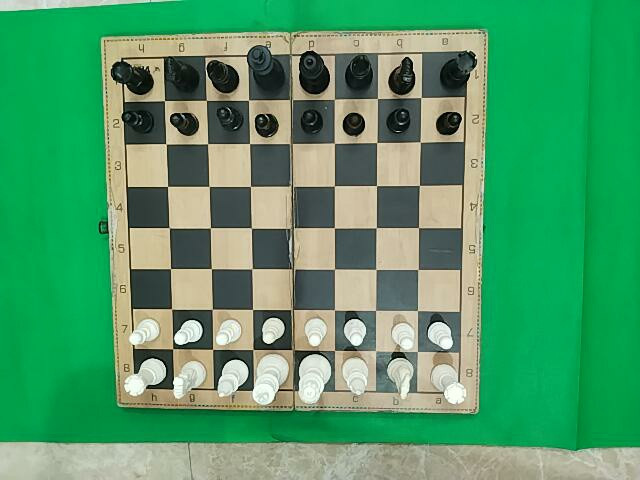
#> input picture Virtual Move Detection/Web_Cam and Capturing/raw_image/1_3.jpg, 640 x 480 px; its folder holds 4 pictures in this run
$ python pipeline_main.py   (older library calls are emulated)
#> lines starting #> are read from the running program, lines starting #| are printed output that depends on the picture; after the words box and inside, x2 and y2 are one past the last pixel; in counts of white or black regions, pixels touching at a corner belong together
#> further down, img is the input picture: shape (480, 640, 3); mean B, G, R 104.2, 153.9, 78.7
### Virtual Move Detection/Web_Cam and Capturing/cropped_capture.py
import cv2
import numpy as np


def _order_points(pts):
    """Return points in top-left, top-right, bottom-right, bottom-left order."""
    rect = np.zeros((4, 2), dtype="float32")

    s = pts.sum(axis=1)
    rect[0] = pts[np.argmin(s)]
    rect[2] = pts[np.argmax(s)]

    diff = np.diff(pts, axis=1)
    rect[1] = pts[np.argmin(diff)]
    rect[3] = pts[np.argmax(diff)]

    return rect


def _four_point_transform(image, pts):
    """Apply perspective transform from a 4-point contour."""
    rect = _order_points(pts.astype("float32"))
    (tl, tr, br, bl) = rect

    side_lengths = [
        np.linalg.norm(br - bl),
        np.linalg.norm(tr - tl),
        np.linalg.norm(tr - br),
        np.linalg.norm(tl - bl),
    ]
    side = int(round(np.mean(side_lengths)))

    # Ignore invalid tiny transforms.
    if side < 40:
        return None

    dst = np.array(
        [
            [0, 0],
            [side - 1, 0],
            [side - 1, side - 1],
            [0, side - 1],
        ],
        dtype="float32",
    )

    matrix = cv2.getPerspectiveTransform(rect, dst)
    return cv2.warpPerspective(image, matrix, (side, side))


def _green_ring_ratio(green_mask, x1, y1, x2, y2):
    """
    Measure how much green surrounds a candidate board box.
    The board usually sits on green cloth, so a greener outer ring is a good signal.
    """
    h, w = green_mask.shape
    box_w = max(1, x2 - x1)
    box_h = max(1, y2 - y1)
    pad = max(8, int(min(box_w, box_h) * 0.08))

    ex1 = max(0, x1 - pad)
    ey1 = max(0, y1 - pad)
    ex2 = min(w, x2 + pad)
    ey2 = min(h, y2 + pad)

    ring = np.zeros_like(green_mask, dtype=np.uint8)
    ring[ey1:ey2, ex1:ex2] = 1
    ring[y1:y2, x1:x2] = 0

    ring_pixels = np.count_nonzero(ring)
    if ring_pixels == 0:
        return 0.0

    return float(np.count_nonzero(green_mask[ring > 0])) / float(ring_pixels)


def _find_green_background_quad(image):
    """
    Detect the board as the main non-green square resting on the green cloth.
    This path is tuned for the overhead capture setup shown by the user.
    """
    hsv = cv2.cvtColor(image, cv2.COLOR_BGR2HSV)
#> hsv: shape (480, 640, 3); mean H, S, V 58, 145.1, 156.5
    green_mask = cv2.inRange(
        hsv,
        np.array([35, 45, 35], dtype=np.uint8),
        np.array([95, 255, 255], dtype=np.uint8),
    )
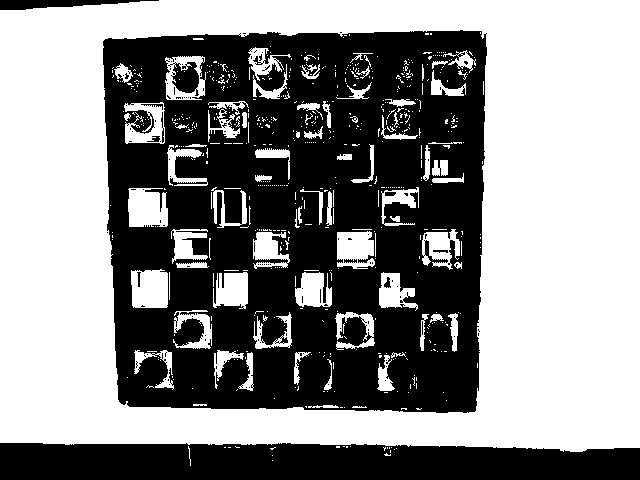
#> green_mask: shape (480, 640); 54.9% white; 127 black regions (115 under 20 px), largest, box (x1, y1, x2, y2) and area: (103, 30, 487, 413) 114407, (0, 443, 640, 480) 21951, (0, 0, 159, 10) 909

    non_green = 255 - green_mask
    non_green = cv2.morphologyEx(
        non_green, cv2.MORPH_CLOSE, np.ones((9, 9), np.uint8), iterations=1
    )
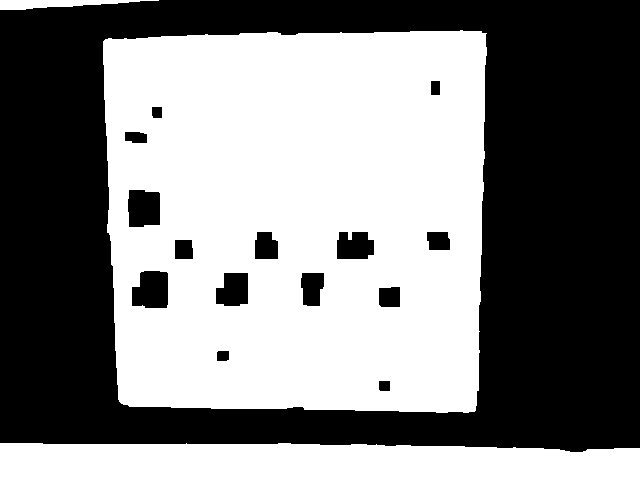
#> non_green: shape (480, 640); 50.7% white; 15 black regions, largest, box (x1, y1, x2, y2) and area: (0, 0, 640, 452) 144394, (132, 271, 168, 308) 1160, (128, 190, 160, 227) 1097
    non_green = cv2.morphologyEx(
        non_green, cv2.MORPH_OPEN, np.ones((5, 5), np.uint8), iterations=1
    )
#> non_green: shape (480, 640); 50.7% white; 15 black regions

    contours_info = cv2.findContours(non_green, cv2.RETR_EXTERNAL, cv2.CHAIN_APPROX_SIMPLE)
#> contours_info = 3 contours; box (x1, y1, x2, y2) and area: (103, 31, 487, 413) 139028, (0, 443, 640, 480) 21430, (0, 0, 129, 10) 734
    contours = contours_info[0] if len(contours_info) == 2 else contours_info[1]
#> contours has the same summary as contours_info

    h, w = image.shape[:2]
#> h = 480; w = 640
    image_area = float(h * w)
#> image_area = 307200
    best_score = -1e9
    best_quad = None

    for cnt in contours:
        area = cv2.contourArea(cnt)
        area_ratio = area / image_area
        if area_ratio < 0.05 or area_ratio > 0.75:
            continue

        rect = cv2.minAreaRect(cnt)
        width, height = rect[1]
        if width <= 0 or height <= 0:
            continue

        aspect = max(width, height) / max(1.0, min(width, height))
        if aspect > 1.35:
            continue

        box_area = float(width * height)
        rectangularity = area / max(1.0, box_area)
        if rectangularity < 0.75:
            continue

        pts = cv2.boxPoints(rect).astype("float32")
        x_min, y_min = np.floor(pts.min(axis=0)).astype(int)
        x_max, y_max = np.ceil(pts.max(axis=0)).astype(int)

        border_touch = 0
        margin = 3
        if x_min <= margin:
            border_touch += 1
        if y_min <= margin:
            border_touch += 1
        if x_max >= w - 1 - margin:
            border_touch += 1
        if y_max >= h - 1 - margin:
            border_touch += 1
        if border_touch >= 2:
            continue

        ring_green = _green_ring_ratio(green_mask, x_min, y_min, x_max, y_max)
        if ring_green < 0.18:
            continue

        center_x, center_y = rect[0]
        center_dist = ((center_x - (w * 0.5)) ** 2 + (center_y - (h * 0.5)) ** 2) ** 0.5
        center_penalty = center_dist / max(h, w)

        score = 0.0
        score += area_ratio * 150.0
        score += rectangularity * 35.0
        score += ring_green * 30.0
        score -= abs(np.log(aspect)) * 50.0
        score -= border_touch * 25.0
        score -= center_penalty * 8.0

        if score > best_score:
            best_score = score
            best_quad = pts
#> this loop made 3 passes
#> (area, area_ratio, rect, width, height, aspect, box_area, rectangularity) on pass 2: (139028, 0.453, ((294.5, 221.5), (381, 383), -90), 381, 383, 1.01, 145923, 0.953)
#> (area, area_ratio, rect, width, height, aspect) on pass 1: (21429.5, 0.0698, ((319.5, 461), (36, 639), -90), 36, 639, 17.75)
#> after the loop, best_score = 130.4

    return best_quad


# [446 lines left out: functions _cluster_line_positions, _find_axis_aligned_board_box, _refine_checkerboard_region, _build_edge_maps, _find_largest_quad_contour, _find_best_min_rect, not called in this run]


def crop_chessboard(image):
    """
    Detect chessboard and return perspective-cropped board image.

    Primary path: detect the main board against the green background cloth.
    Main path: largest valid 4-point contour.
    Fallback: scored min-area rectangle when contour is fragmented.
    Returns None when no board-like region is found.
    """
    if image is None or image.size == 0:
        return None

    # Best path for this capture rig: the board is centered on green cloth.
    quad = _find_green_background_quad(image)
#> quad = [[486, 412], [103, 412], [103, 31], [486, 31]]
    if quad is not None:
        warped = _four_point_transform(image, quad)
#> in _order_points, `s = pts.sum(axis=1)`: s = [898, 515, 134, 517]
#> in _order_points, `diff = np.diff(pts, axis=1)`: diff = [-74, 309, -72, -455]
#> in _four_point_transform, `rect = _order_points(pts.astype("float32"))`: rect = [[103, 31], [486, 31], [486, 412], [103, 412]]
#> in _four_point_transform, `(tl, tr, br, bl) = rect`: tl = [103, 31]; tr = [486, 31]; br = [486, 412]; bl = [103, 412]
#> in _four_point_transform, `side_lengths = [ np.linalg.norm(br - bl), np.linalg.norm(tr - tl), np...`: side_lengths = [383, 383, 381, 381]
#> in _four_point_transform, `side = int(round(np.mean(side_lengths)))`: side = 382
#> in _four_point_transform, `dst = np.array( [ [0, 0], [side - 1, 0], [side - 1, side - 1], [0, sid..`: dst = [[0, 0], [381, 0], [381, 381], [0, 381]]
#> in _four_point_transform, `matrix = cv2.getPerspectiveTransform(rect, dst)`: matrix = [[0.995, 7.07e-18, -102.5], [-7.31e-18, 1, -31], [-7.3e-20, 0, 1]]
#> in _four_point_transform, `return cv2.warpPerspective(image, matrix, (side, side))`:
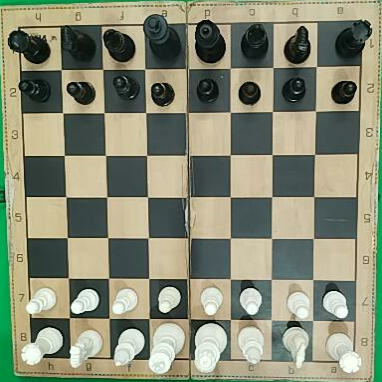
#> returned value: shape (382, 382, 3); mean of channels 0, 1, 2 117.5, 139.4, 135.4; drawn as B, G, R
        if warped is not None and warped.size > 0:
            return warped

    # Next best path for nearly top-down frames: recover the full board box from board lines.
    quad = _find_axis_aligned_board_box(image)
    if quad is not None:
        warped = _four_point_transform(image, quad)
        if warped is not None and warped.size > 0:
            return warped

    gray = cv2.cvtColor(image, cv2.COLOR_BGR2GRAY)
    edge_maps = _build_edge_maps(gray)

    # Primary path: largest 4-point contour.
    quad = _find_largest_quad_contour(edge_maps, image.shape)
    if quad is not None:
        warped = _four_point_transform(image, quad)
        return _refine_checkerboard_region(warped)

    # Fallback path for difficult frames.
    quad = _find_best_min_rect(edge_maps, image.shape)
    if quad is not None:
        warped = _four_point_transform(image, quad)
        return _refine_checkerboard_region(warped)

    return None

### Virtual Move Detection/pipeline_main.py
import os
import shutil
from glob import glob
import subprocess

# Paths
RAW_IMAGE_DIR = os.path.join('Web_Cam and Capturing', 'raw_image')
CROPPED_IMAGE_DIR = os.path.join('Web_Cam and Capturing', 'cropped_image')
SAMPLE_DATA_DIR = os.path.join('Movment_Detection', 'chess_move_detector', 'sample_data')
MOVE_DETECTOR_DIR = os.path.join('Movment_Detection', 'chess_move_detector')
DETECTED_MOVE_FILE = os.path.join('Movment_Detection', 'detected_move.txt')

# Step 1: Get latest two raw images
raw_images = sorted(glob(os.path.join(RAW_IMAGE_DIR, '*.jpg')), key=os.path.getmtime)
if len(raw_images) < 2:
    raise RuntimeError('Not enough raw images in raw_image folder.')
latest_two = raw_images[-2:]

# Step 2: Crop images and save to cropped_image
import sys
sys.path.append('Web_Cam and Capturing')
from cropped_capture import crop_chessboard
import cv2

cropped_paths = []
for idx, raw_path in enumerate(latest_two, 1):
    img = cv2.imread(raw_path)
    cropped = crop_chessboard(img)
    if cropped is None:
        raise RuntimeError(f'Could not crop image: {raw_path}')
    cropped_path = os.path.join(CROPPED_IMAGE_DIR, f'latest_{idx}.jpg')
    cv2.imwrite(cropped_path, cropped)
    cropped_paths.append(cropped_path)
#> pass 2 of the loop `for idx, raw_path in enumerate(latest_two, 1):`:
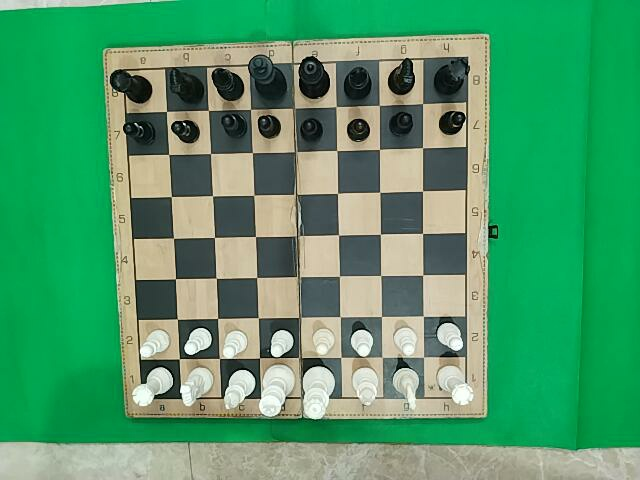
#> input picture Virtual Move Detection/Web_Cam and Capturing/raw_image/1_4.jpg, 640 x 480 px
#> img is the input picture: shape (480, 640, 3); mean B, G, R 105.6, 153.3, 78
#> hsv: shape (480, 640, 3); mean H, S, V 58.9, 144.8, 155.9
#> in _find_green_background_quad (call 2), `green_mask = cv2.inRange( hsv, np.array([35, 45, 35], dtype=np.uint8),..`:
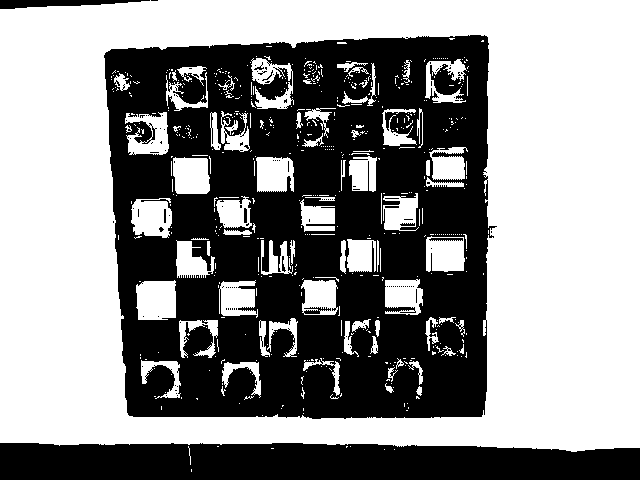
#> green_mask: shape (480, 640); 56.5% white; 141 black regions (130 under 20 px), largest, box (x1, y1, x2, y2) and area: (104, 35, 497, 419) 110090, (0, 443, 640, 480) 22069, (0, 0, 150, 9) 805
#> contours_info = 3 contours; box (x1, y1, x2, y2) and area: (105, 35, 494, 419) 139016, (0, 443, 640, 480) 21462, (0, 0, 128, 9) 637
#> contours has the same summary as contours_info
#> the loop in _find_green_background_quad (call 2), `for cnt in contours:` made 3 passes
#> (area, area_ratio, rect, width, height, aspect, box_area, rectangularity) on pass 2: (139016.5, 0.453, ((301.1, 230.1), (383.8, 381.6), -1.57), 383.8, 381.6, 1.01, 146455, 0.949)
#> after the loop in _find_green_background_quad (call 2), `for cnt in contours:`: best_score = 127.1
#> in _four_point_transform (call 2), `rect = _order_points(pts.astype("float32"))`: rect = [[104.1, 44.58], [487.8, 34.09], [498.2, 415.5], [114.5, 426]]
#> tl = [104.1, 44.58]; tr = [487.8, 34.09]; br = [498.2, 415.5]; bl = [114.5, 426]
#> side_lengths = [383.8, 383.8, 381.6, 381.6]
#> side = 383
#> dst = [[0, 0], [382, 0], [382, 382], [0, 382]]
#> matrix = [[0.995, -0.0272, -102.3], [0.0273, 1, -47.46], [-1.04e-10, 5.69e-12, 1]]
#> in _four_point_transform (call 2), `return cv2.warpPerspective(image, matrix, (side, side))`:
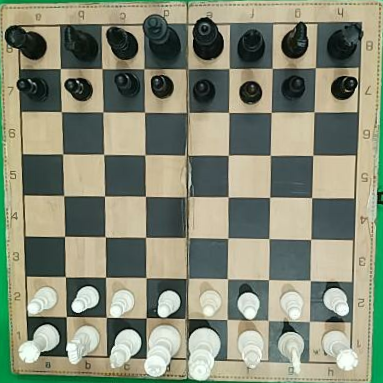
#> returned value: shape (383, 383, 3); mean of channels 0, 1, 2 118.5, 138.9, 133.8; drawn as B, G, R

# Step 3: Copy cropped images to sample_data as prev.jpg and after.jpg
prev_path = os.path.join(SAMPLE_DATA_DIR, 'prev.jpg')
after_path = os.path.join(SAMPLE_DATA_DIR, 'after.jpg')
shutil.copy2(cropped_paths[0], prev_path)
shutil.copy2(cropped_paths[1], after_path)

# Step 4: Run move detector
cmd = [
    'python', 'main.py',
    '--prev', 'sample_data/prev.jpg',
    '--after', 'sample_data/after.jpg',
    '--no-debug', '--only-move',
    '--move-output-file', '../../detected_move.txt'
]
subprocess.run(cmd, cwd=MOVE_DETECTOR_DIR, check=True)
#> (this line was passed over: subprocess is not available in this run)

print(f"Move written to {DETECTED_MOVE_FILE}")
